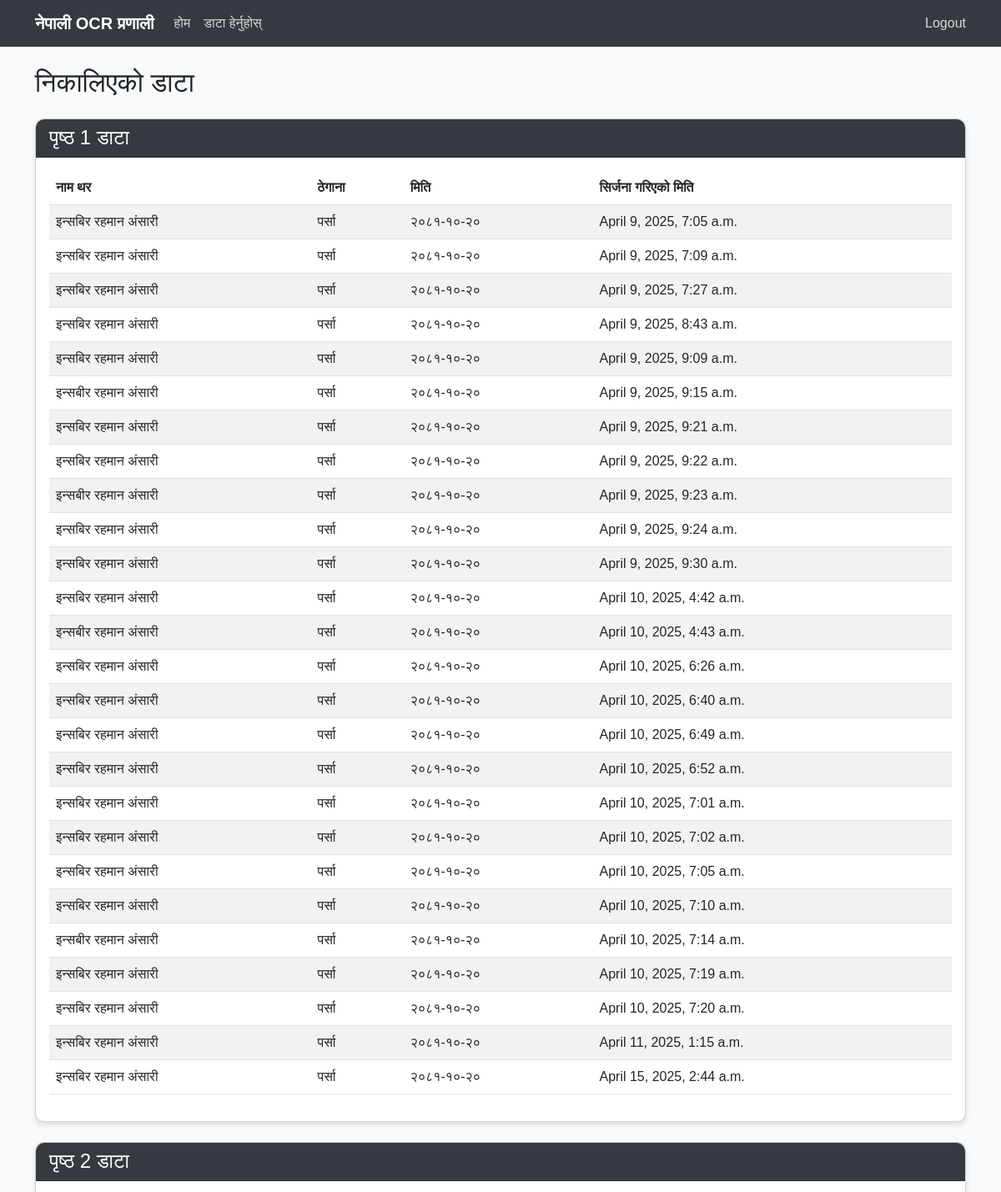
The page /view-data/ (signed in, upper part) on the database its author committed.
### ocrapp/models.py (models this page shows, shortened)
class Page1(models.Model):
    full_name = models.CharField(max_length=255, blank=True, null=True)
    address = models.CharField(max_length=255, blank=True, null=True)
    date = models.CharField(max_length=255, blank=True, null=True)
    created_at = models.DateTimeField(auto_now_add=True)
    updated_at = models.DateTimeField(auto_now=True)
    class Meta:
        verbose_name = "Page 1 Data"
        verbose_name_plural = "Page 1 Data"

### ocrapp/views.py (the view)
# urls.py: path('view-data/', views.view_data, name='view_data'),
@login_required
def view_data(request):
    page1_data = Page1.objects.all()
    page2_data = Page2.objects.all()
    page3_data = Page3.objects.all()
    page4_data = Page4.objects.all()
    context = {
        'page1_data': page1_data,
        'page2_data': page2_data,
        'page3_data': page3_data,
        'page4_data': page4_data,
    }
    return render(request, 'ocrapp/view_data.html', context)

### ocrapp/templates/ocrapp/view_data.html (shortened to what this page needs)
{% extends 'ocrapp/base.html' %}
{% block content %}
<div class="row">
    <div class="col-12">
        <h2 class="mb-4">निकालिएको डाटा</h2>
        <div class="card mb-4">
            <div class="card-header">
                <h4 class="mb-0">पृष्ठ 1 डाटा</h4>
            </div>
            <div class="card-body">
                <div class="table-responsive">
                    <table class="table table-striped">
                        <thead>
                            <tr>
                                <th>नाम थर</th>
                                <th>ठेगाना</th>
                                <th>मिति</th>
                                <th>सिर्जना गरिएको मिति</th>
                            </tr>
                        </thead>
                        <tbody>
                            {% for item in page1_data %}
                            <tr>
                                <td>{{ item.full_name }}</td>
                                <td>{{ item.address }}</td>
                                <td>{{ item.date }}</td>
                                <td>{{ item.created_at }}</td>
                            </tr>
                            {% empty %}
                            <tr>
                                <td colspan="4" class="text-center">कुनै डाटा उपलब्ध छैन</td>
                            </tr>
                            {% endfor %}
                        </tbody>
                    </table>
                </div>
            </div>
        </div>
        <div class="card mb-4">
            <div class="card-header">
                <h4 class="mb-0">पृष्ठ 2 डाटा</h4>
            </div>
            <div class="card-body">
            </div>
        </div>
    </div>
</div>
{% endblock %}

### ocrapp/templates/ocrapp/base.html (shortened to what this page needs)
<!DOCTYPE html>
<html lang="en">
<head>
    <link href="https://cdn.jsdelivr.net/npm/bootstrap@5.3.0/dist/css/bootstrap.min.css" rel="stylesheet">
</head>
<body>
    <nav class="navbar navbar-expand-lg navbar-dark mb-4">
        <div class="container">
            <a class="navbar-brand" href="{% url 'home' %}">नेपाली OCR प्रणाली</a>
            <div class="collapse navbar-collapse" id="navbarNav">
                <ul class="navbar-nav">
                    <li class="nav-item">
                        <a class="nav-link" href="{% url 'home' %}">होम</a>
                    </li>
                    <li class="nav-item">
                        <a class="nav-link" href="{% url 'view_data' %}">डाटा हेर्नुहोस्</a>
                    </li>
                </ul>
                <ul class="navbar-nav ms-auto">
                    {% if user.is_authenticated %}
                        <li class="nav-item">
                            <form method="post" action="{% url 'logout' %}" style="display: inline;">
                                <button type="submit" class="btn btn-link nav-link" style="padding: 0; border: none; background: none;">Logout</button>
                            </form>
                        </li>
                    {% endif %}
                </ul>
            </div>
        </div>
    </nav>
    <div class="container">
        {% block content %}
        {% endblock %}
    </div>
</body>
</html>

### ocrapp/templates/ocrapp/base.html (style rules this page uses)
body { font-family: 'Arial', sans-serif; background-color: #f8f9fa; }
.navbar { background-color: #343a40; }
.navbar-brand { color: white !important; font-weight: bold; }
.nav-link { color: rgba(255, 255, 255, 0.8) !important; }
.card { border-radius: 10px; box-shadow: 0 4px 6px rgba(0, 0, 0, 0.1); margin-bottom: 20px; }
.card-header { background-color: #343a40; color: white; border-radius: 10px 10px 0 0 !important; }

### rows shown on the page
Page1: full_name "इन्सबिर रह‌मान अंसारी", address "पर्सा", date "२०८१-१०-२०", created_at "April 9, 2025, 7:05 a.m."
Page1: full_name "इन्सबिर रह‌मान अंसारी", address "पर्सा", date "२०८१-१०-२०", created_at "April 9, 2025, 7:09 a.m."
Page1: full_name "इन्सबिर रह‌मान अंसारी", address "पर्सा", date "२०८१-१०-२०", created_at "April 9, 2025, 7:27 a.m."
Page1: full_name "इन्सबिर रहमान अंसारी", address "पर्सा", date "२०८१-१०-२०", created_at "April 9, 2025, 8:43 a.m."
Page1: full_name "इन्सबिर रह‌मान अंसारी", address "पर्सा", date "२०८१-१०-२०", created_at "April 9, 2025, 9:09 a.m."
Page1: full_name "इन्सबीर रह‌मान अंसारी", address "पर्सा", date "२०८१-१०-२०", created_at "April 9, 2025, 9:15 a.m."
Page1: full_name "इन्सबिर रह‌मान अंसारी", address "पर्सा", date "२०८१-१०-२०", created_at "April 9, 2025, 9:21 a.m."
Page1: full_name "इन्सबिर रह‌मान अंसारी", address "पर्सा", date "२०८१-१०-२०", created_at "April 9, 2025, 9:22 a.m."
Page1: full_name "इन्सबीर रह‌मान अंसारी", address "पर्सा", date "२०८१-१०-२०", created_at "April 9, 2025, 9:23 a.m."
Page1: full_name "इन्सबिर रह‌मान अंसारी", address "पर्सा", date "२०८१-१०-२०", created_at "April 9, 2025, 9:24 a.m."
Page1: full_name "इन्सबिर रह‌मान अंसारी", address "पर्सा", date "२०८१-१०-२०", created_at "April 9, 2025, 9:30 a.m."
Page1: full_name "इन्सबिर रह‌मान अंसारी", address "पर्सा", date "२०८१-१०-२०", created_at "April 10, 2025, 4:42 a.m."
Page1: full_name "इन्सबीर रह‌मान अंसारी", address "पर्सा", date "२०८१-१०-२०", created_at "April 10, 2025, 4:43 a.m."
Page1: full_name "इन्सबिर रह‌मान अंसारी", address "पर्सा", date "२०८१-१०-२०", created_at "April 10, 2025, 6:26 a.m."
Page1: full_name "इन्सबिर रह‌मान अंसारी", address "पर्सा", date "२०८१-१०-२०", created_at "April 10, 2025, 6:40 a.m."
Page1: full_name "इन्सबिर रह‌मान अंसारी", address "पर्सा", date "२०८१-१०-२०", created_at "April 10, 2025, 6:49 a.m."
Page1: full_name "इन्सबिर रह‌मान अंसारी", address "पर्सा", date "२०८१-१०-२०", created_at "April 10, 2025, 6:52 a.m."
Page1: full_name "इन्सबिर रह‌मान अंसारी", address "पर्सा", date "२०८१-१०-२०", created_at "April 10, 2025, 7:01 a.m."
Page1: full_name "इन्सबिर रह‌मान अंसारी", address "पर्सा", date "२०८१-१०-२०", created_at "April 10, 2025, 7:02 a.m."
Page1: full_name "इन्सबिर रह‌मान अंसारी", address "पर्सा", date "२०८१-१०-२०", created_at "April 10, 2025, 7:05 a.m."
Page1: full_name "इन्सबिर रह‌मान अंसारी", address "पर्सा", date "२०८१-१०-२०", created_at "April 10, 2025, 7:10 a.m."
Page1: full_name "इन्सबीर रह‌मान अंसारी", address "पर्सा", date "२०८१-१०-२०", created_at "April 10, 2025, 7:14 a.m."
Page1: full_name "इन्सबिर रह‌मान अंसारी", address "पर्सा", date "२०८१-१०-२०", created_at "April 10, 2025, 7:19 a.m."
Page1: full_name "इन्सबिर रह‌मान अंसारी", address "पर्सा", date "२०८१-१०-२०", created_at "April 10, 2025, 7:20 a.m."
Page1: full_name "इन्सबिर रह‌मान अंसारी", address "पर्सा", date "२०८१-१०-२०", created_at "April 11, 2025, 1:15 a.m."
Page1: full_name "इन्सबिर रह‌मान अंसारी", address "पर्सा", date "२०८१-१०-२०", created_at "April 15, 2025, 2:44 a.m."
